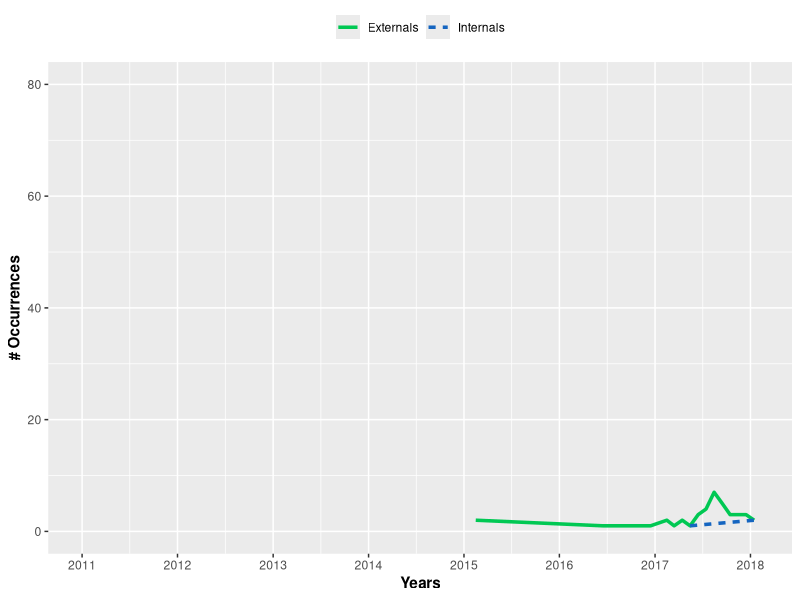
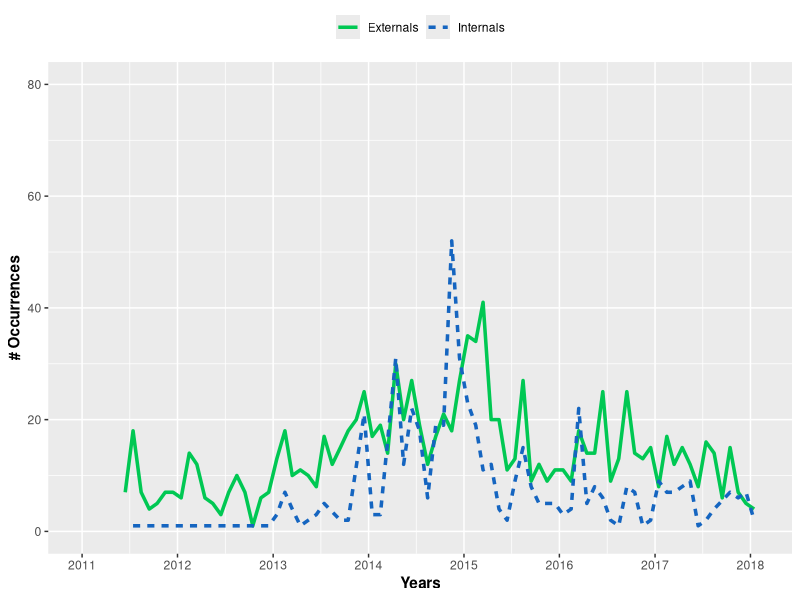
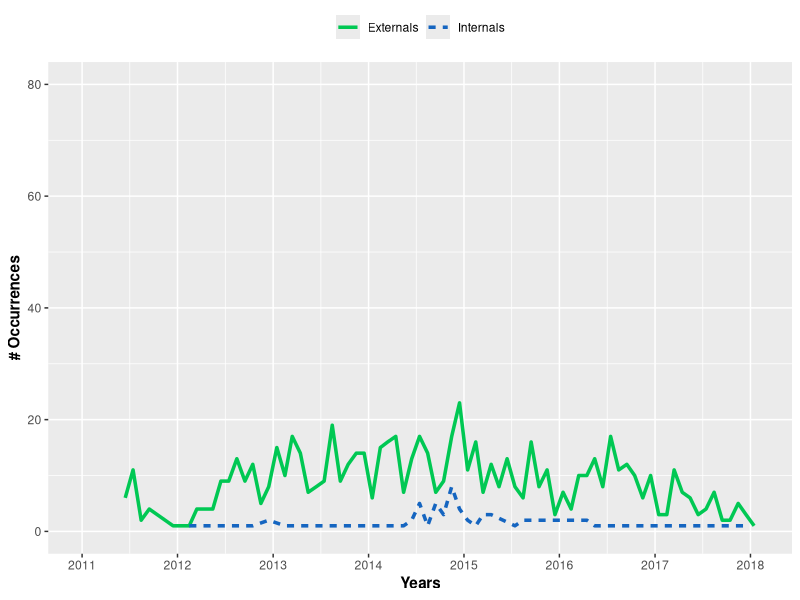
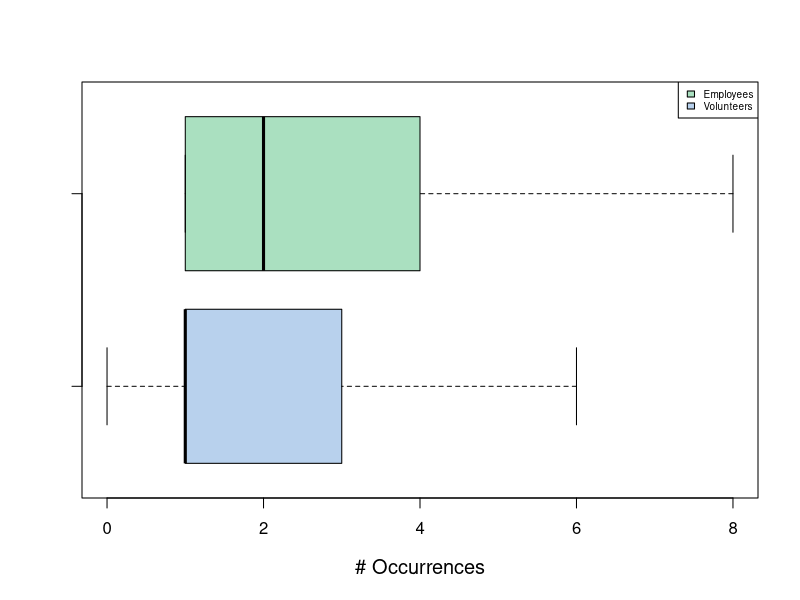
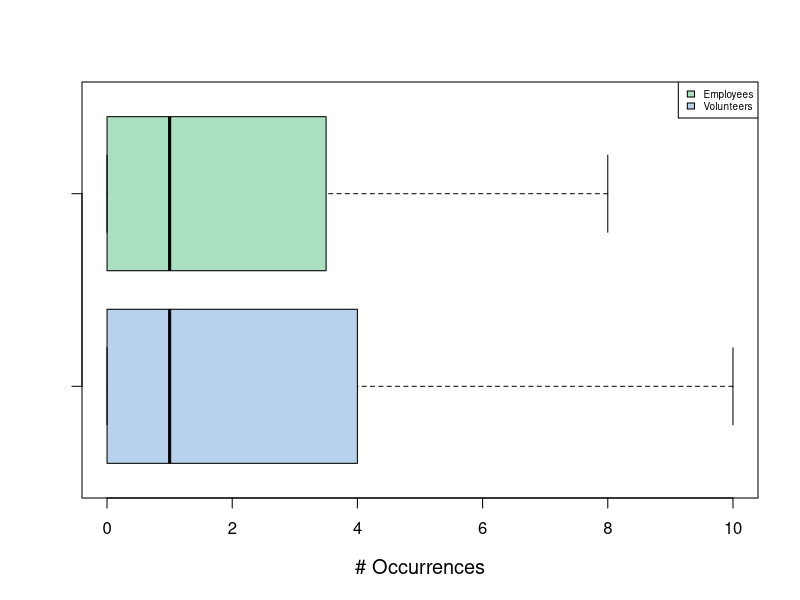
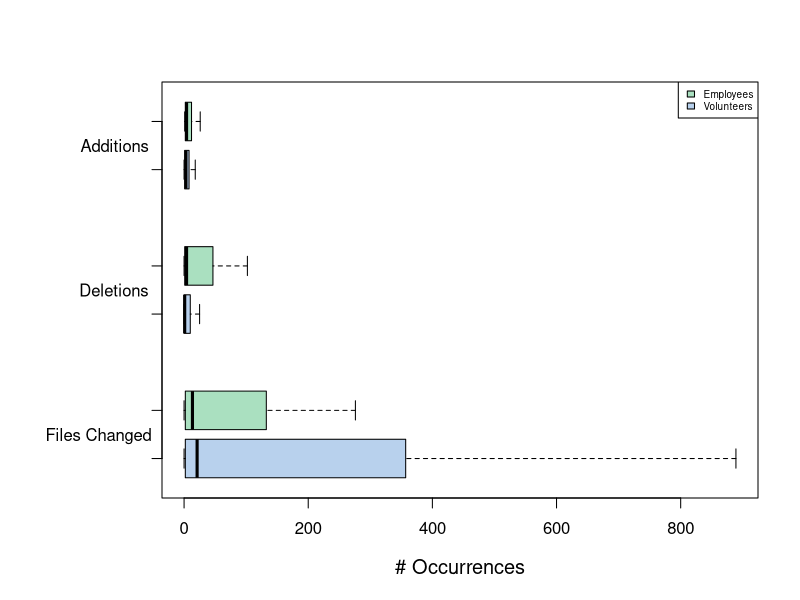

The R source for these figures, in order: (Note: this script raises an error after producing the figures.)
# install.packages("ggplot2")
# install.packages("reshape2")
# install.packages("scales")
library(ggplot2)
library(reshape2)
library(scales)

setwd("/home/fronchetti/Documentos/JBCS-2018") # Working directory

##################
# PULL REQUESTS  #
#   PER MONTH    #
##################
# File type: EPS
# Chart type: Time series (Line)
# W: 600 H: 400

# Change the path according to the project
pulls_per_month <- read.csv("Dataset/linguist/pull_requests_per_month.csv", colClasses=c("Date",NA, NA, NA))

data <- subset(pulls_per_month, pull_type == "opened")
ggplot(data, aes(x=month, y=pull_amount, colour=user_type, group=user_type)) +
  scale_x_date(breaks = date_breaks("years"), labels = date_format("%Y"), limits = as.Date(c('2011-01-01','2018-02-01'))) + ylim(0, 80) + 
  geom_line(size=1.2, aes(linetype = user_type)) + scale_color_manual(values=c("#00C853", "#1565C0")) + 
  labs(x = "Years", y = "# Occurrences") + theme(axis.title.x = element_text(face="bold"), axis.title.y = element_text(face="bold"), legend.title=element_blank(), legend.position="top")
dev.copy2eps(file="Images/linguist/linguist_opened_pulls_series.eps", width = 6, height = 4)

data <- subset(pulls_per_month, pull_type == "merged")
ggplot(data, aes(x=month, y=pull_amount, colour=user_type, group=user_type)) +
  scale_x_date(breaks = date_breaks("years"), labels = date_format("%Y"), limits = as.Date(c('2011-01-01','2018-02-01'))) + ylim(0, 80) + 
  geom_line(size=1.2, aes(linetype = user_type)) + scale_color_manual(values=c("#00C853", "#1565C0")) + 
  labs(x = "Years", y = "# Occurrences") + theme(axis.title.x = element_text(face="bold"), axis.title.y = element_text(face="bold"), legend.title=element_blank(), legend.position="top")
dev.copy2eps(file="Images/linguist/linguist_merged_pulls_series.eps", width = 6, height = 4)

data <- subset(pulls_per_month, pull_type == "closed")
ggplot(data, aes(x=month, y=pull_amount, colour=user_type, group=user_type)) +
  scale_x_date(breaks = date_breaks("years"), labels = date_format("%Y"), limits = as.Date(c('2011-01-01','2018-02-01'))) + ylim(0, 80) + 
  geom_line(size=1.2, aes(linetype = user_type)) + scale_color_manual(values=c("#00C853", "#1565C0")) + 
  labs(x = "Years", y = "# Occurrences") + theme(axis.title.x = element_text(face="bold"), axis.title.y = element_text(face="bold"), legend.title=element_blank(), legend.position="top")
dev.copy2eps(file="Images/linguist/linguist_closed_pulls_series.eps", width = 6, height = 4)

##################
# PULL REQUESTS  #
#    SUMMARY     #
##################
# File type: EPS
# Chart type: Boxplot
# W: 650 H: 360

pulls_summary <- read.csv("Dataset/linguist/pull_requests_summary.csv", colClasses=c(NA, NA, NA, NA, NA, NA, "Date", NA, NA, NA))

employees <- subset(pulls_summary, user_type == "Employees")
volunteers <- subset(pulls_summary, user_type == "Volunteers")

boxplot(volunteers$number_of_commits, employees$number_of_commits, xlab="# Occurrences", las = 1, outline = FALSE, cex.lab=1.2, horizontal = TRUE, margin = list(l = 10, r = 10, b = 0, t = 0), col=(c("#b8d1ed", "#aae0c0")))
legend("topright", legend=c("Employees", "Volunteers"), fill=c("#aae0c0", "#b8d1ed"), inset= .0, cex=0.6, ncol=1)
dev.copy2eps(file="Images/linguist/linguist_commits_amount.eps", width = 6.5, height = 3.6)

boxplot(volunteers$number_of_comments, employees$number_of_comments, xlab="# Occurrences", las = 1, outline = FALSE, cex.lab=1.2, horizontal = TRUE, margin = list(l = 10, r = 10, b = 0, t = 0), col=(c("#b8d1ed", "#aae0c0")))
legend("topright", legend=c("Employees", "Volunteers"), fill=c("#aae0c0", "#b8d1ed"), inset= .0, cex=0.6, ncol=1)
dev.copy2eps(file="Images/linguist/linguist_comments_amount.eps", width = 6.5, height = 3.6)

mar.default <- c(5,4,4,2) + 0.1
par(mar = mar.default + c(0, 4, 0, 0)) 
boxplot(volunteers$number_of_additions, employees$number_of_additions, volunteers$number_of_deletions, employees$number_of_deletions, volunteers$number_of_files_changed, employees$number_of_files_changed, xlab="# Occurrences", las = 1, outline = FALSE, cex.lab=1.2, horizontal = TRUE, margin = list(l = 10, r = 10, b = 0, t = 0), at = c(1,2,4,5,7,8), col=(c("#b8d1ed", "#aae0c0","#b8d1ed", "#aae0c0","#b8d1ed", "#aae0c0")))
mtext("Files Changed", side=2, at=1.5, las=1, outer=FALSE, adj=1.1)
mtext("Deletions", side=2, at=4.5, las=1, outer=FALSE, adj=1.2)
mtext("Additions", side=2, at=7.5, las=1, outer=FALSE, adj=1.2)
legend("topright", legend=c("Employees", "Volunteers"), fill=c("#aae0c0", "#b8d1ed"), inset= .0, cex=0.6, ncol=1)
dev.copy2eps(file="Images/linguist/linguist_changes_amount.eps", width = 8.5, height = 4.6)
dev.off()

employees <- subset(pulls_per_month, user_type == "Employees", pull_type="merged")
volunteers <- subset(pulls_per_month, user_type == "Volunteers", pull_type="merged")
boxplot(volunteers$pull_amount, employees$pull_amount, xlab="# Occurrences", las = 1, outline = FALSE, cex.lab=1.2, horizontal = TRUE, margin = list(l = 10, r = 10, b = 0, t = 0), col=(c("#b8d1ed", "#aae0c0")))
legend("topright", legend=c("Employees", "Volunteers"), fill=c("#aae0c0", "#b8d1ed"), inset= .0, cex=0.6, ncol=1)
dev.copy2eps(file="Images/linguist/linguist_pulls_amount.eps", width = 6.5, height = 3.6)

